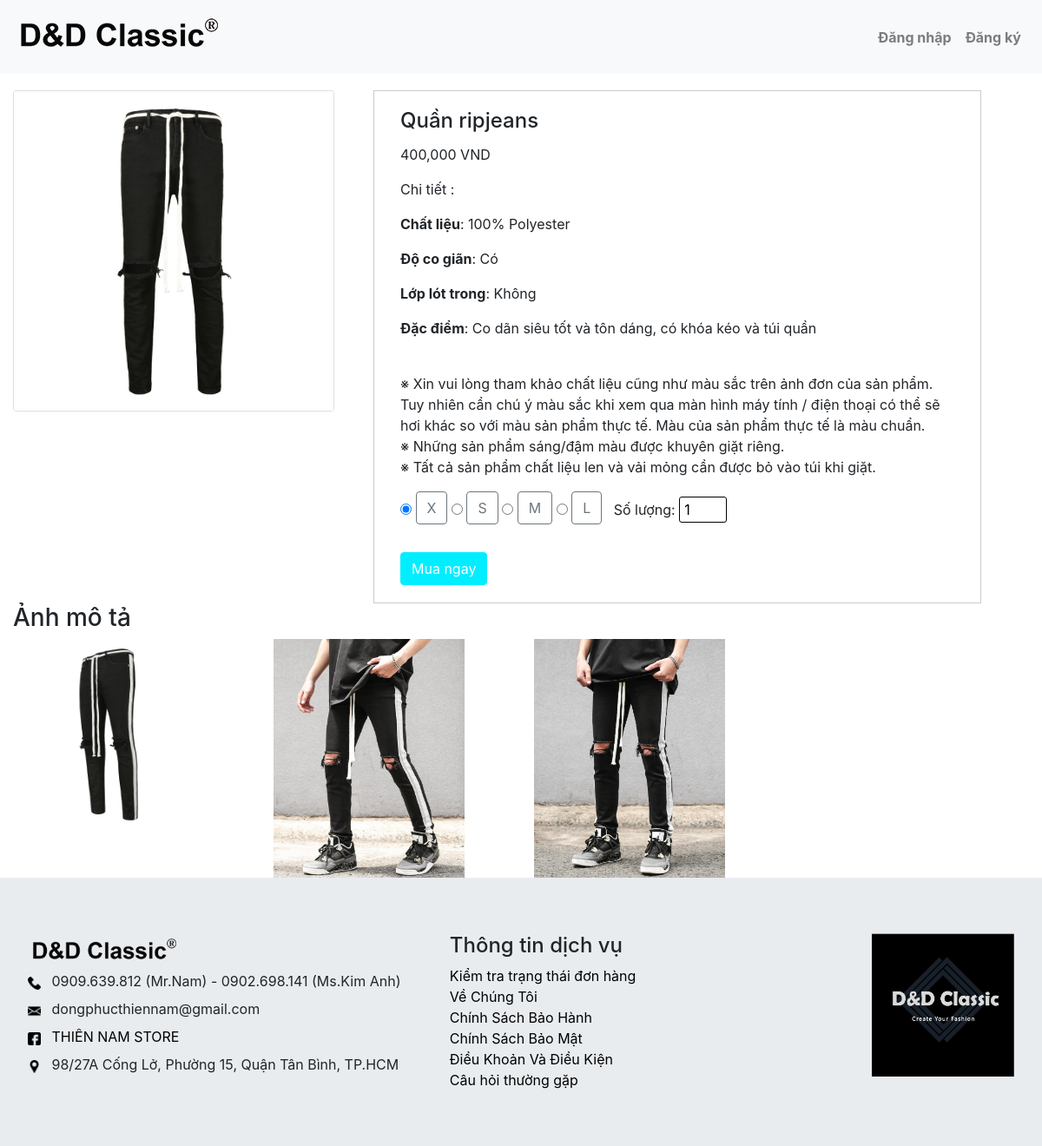
The page /?pages=chitietsanpham&sanpham=24 on the database its author committed.
### tables this page shows
CREATE TABLE `product` (
  `id_product` int(11) NOT NULL,
  `id_danh_muc` int(11) NOT NULL,
  `ten_sanpham` varchar(100) NOT NULL,
  `anh_sanpham` varchar(255) NOT NULL,
  `soluong` int(11) NOT NULL,
  `gia_sanpham` float NOT NULL,
  `gia_khuyenmai` float DEFAULT NULL,
  `chitiet` text NOT NULL
);

CREATE TABLE `img_product` (
  `id_img_product` int(11) NOT NULL,
  `id_product` int(11) NOT NULL,
  `anh_mota` varchar(255) NOT NULL
);

### include/chitiet.php (the view, shortened to what this page needs)
<?php
if (isset($_GET['sanpham'])) {
    $id_product = $_GET['sanpham'];
    $product = mysqli_query($conn, "SELECT * FROM product WHERE id_product = '$id_product'");
    $sanpham = mysqli_fetch_assoc($product);
    $img_pro = mysqli_query($conn, "SELECT * FROM img_product WHERE id_product = $id_product");
}
?>
<br>
    <div class="container-fluid">
        <div class="row mtt">
            <div class="col-md-4">
                <div class="card text-left">
                    <img id="zoom" class="card-img-top" src="uploads/<?php echo $sanpham['anh_sanpham'] ?>" alt="">
                </div>
            </div>
            <div class="col-md-7 ml bdb">
                <div class="card-body-ml-auto">
                    <h4 class="card-title"><?php echo $sanpham['ten_sanpham'] ?></h4>
                    <?php if ($sanpham['gia_khuyenmai'] > 0) { ?>
                        <p>
                            <span><del><?php echo number_format($sanpham['gia_sanpham']) ?> VND</del></span>&nbsp; Giảm:
                            <?php $khuyenmai = 100 - (($sanpham['gia_khuyenmai']) / ($sanpham['gia_sanpham']) * 100) ?>
                            <?php echo number_format($khuyenmai) ?>%
                        </p>
                        <p>
                            <span><?php echo number_format($sanpham['gia_khuyenmai']) ?> VND</span>
                        </p>
                    <?php } else { ?>
                        <p>
                            <span><?php echo number_format($sanpham['gia_sanpham']) ?> VND</span>
                        </p>
                    <?php } ?>
                    <p class="card-text">Chi tiết :<span><?php echo $sanpham['chitiet'] ?></span></p>
                    <?php if (isset($user['name'])) { ?>
                    <form action="?pages=giohang" method="POST">
                        <input checked type="radio" id="sizex" value="X" name="size">
                        <label for="sizex" class="btn btn-outline-secondary ">X</label>
                        <input type="radio" id="sizes" value="S" name="size">
                        <label for="sizes" class="btn btn-outline-secondary ">S</label>
                        <input type="radio" id="sizem" value="M" name="size">
                        <label for="sizem" class="btn btn-outline-secondary ">M</label>
                        <input type="radio" id="sizel" value="L" name="size">
                        <label for="sizel" class="btn btn-outline-secondary ">L</label>
                        <?php foreach ($product as $key => $value); ?>
                        &nbsp;&nbsp;
                        <br>
                        Số lượng: <input class="quantity" type="number" value="1" name="quantity" class="dk1" min="1" max="<?php echo $sanpham['soluong'] ?>">
                        <input type="hidden" name="id_product" value="<?php echo $sanpham['id_product'] ?>" />
                        <?php if (isset($user['id'])) { ?>
                            <input type="hidden" name="id_user" value="<?php echo $user['id'] ?>" />
                        <?php   } else { ?>
                        <?php } ?>
                        <input type="hidden" name="ten_sanpham" value="<?php echo $sanpham['ten_sanpham'] ?>" />
                        <input type="hidden" name="anh_sanpham" value="<?php echo $sanpham['anh_sanpham'] ?>" />
                        <input type="hidden" name="gia_sanpham" value="<?php if ($sanpham['gia_khuyenmai'] > 0) {
                                                                            echo $gia_sanpham = $sanpham['gia_khuyenmai'];
                                                                        } else {
                                                                            echo  $gia_sanpham = $sanpham['gia_sanpham'];
                                                                        }; ?>" />
                        <br><br>
                        <?php if ($value['soluong'] > 0) { ?>
                        <?php } else { ?>
                            <a class="btn btn-secondary disabled" href="">Hết hàng !</a>
                        <?php }  ?>
                        <?php if (isset($user['name']) && ($value['soluong'] > 0)) { ?>
                            <input value="Mua ngay" class="btn btn-secondary" name="muangay" type="submit">
                            <input value="thêm vào giỏ hàng" class="btn btn-secondary" name="themgiohang" type="submit" onclick="return alert('Thêm sản phẩm <?php echo $value['ten_sanpham'] ?> vào giỏ');">
                    </form>
                        <?php } else { ?>
                        <?php } ?>
                </div>
            </div>
        </div>
    </div>
<?php } else { ?>
                    <form action="?pages=muangay" method="POST">
                        <input checked type="radio" id="sizex" value="X" name="size">
                        <label onclick=" click_size()" id="1" for="sizex" class="btn btn-outline-secondary 1 ">X</label>
                        <input  type="radio" id="sizes" value="S" name="size">
                        <label onclick=" click_size()" for="sizes" class="btn btn-outline-secondary 1 ">S</label>
                        <input type="radio" id="sizem" value="M" name="size">
                        <label onclick=" click_size()" for="sizem" class="btn btn-outline-secondary 1 ">M</label>
                        <input type="radio" id="sizel" value="L" name="size">
                        <label onclick=" click_size()" for="sizel" class="btn btn-outline-secondary 1 ">L</label>
                        <?php foreach ($product as $key => $value); ?>
                        &nbsp;&nbsp;Số lượng: <input class="quantity" type="number" value="1" name="quantity" min="1" max="<?php echo $sanpham['soluong'] ?>">
                        <br><br>
                        <?php if ($value['soluong'] > 0) { ?>
                            <input value="Mua ngay" class="btn btn-secondary" name="mua_ngay" type="submit">
                        <?php } else { ?>
                            <a class="btn btn-secondary disabled" href="">Hết hàng !</a>
                        <?php }  ?>
                    </form>
                </div>
            </div>
        </div>
        <?php } ?>
        <h3 class="hp">Ảnh mô tả</h3>
        <div class="row ne">
            <?php foreach ($img_pro as $key => $value) {   ?>
                <div class="col-sm-3 mb1">
                    <img src="uploads/<?php echo $value['anh_mota'] ?>" width="220px" alt="">
                </div>
            <?php } ?>
        </div>
    </div>

### css/style-index.css (style rules this page uses)
* { margin: 0; padding: 0; }
.quantity { width: 55px; border: none; border-radius: 3px; padding: 5px; height: 30px; border: 1px solid black; }
.bdb { border: 1px solid #ccc; padding: 20px 30px; }
.mtt { margin-top: 80px; }
.ml { margin-left: 30px; }

### rows shown on the page
product: anh_sanpham (picture), ten_sanpham "Quần ripjeans", gia_sanpham "400,000", chitiet "Chất liệu : 100% Polyester Độ co giãn : Có Lớp lót trong : Không Đặc điểm : Co dãn siêu tốt và tôn dáng, có khóa kéo và túi quần ※ Xin vui lòng tham khảo chất liệu cũng như màu sắc trên ảnh đơn của sản phẩm. Tuy nhiên cần chú ý màu sắc khi xem qua màn hình máy tính / điện thoại có thể sẽ hơi khác so với màu sản phẩm thực tế. Màu của sản phẩm thực tế là màu chuẩn. ※ Những sản phẩm sáng/đậm màu được khuyên giặt riêng. ※ Tất cả sản phẩm chất liệu len và vải mỏng cần được bỏ vào túi khi giặt."
img_product: anh_mota (picture)
img_product: anh_mota (picture)
img_product: anh_mota (picture)
